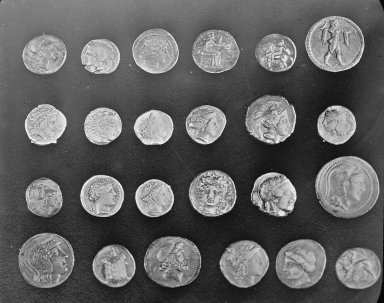
#> input picture skimage.data.coins(), 384 x 303 px
$ python ImageProcessingUtil.py   (older library calls are emulated)
#> lines starting #> are read from the running program, lines starting #| are printed output that depends on the picture
#> further down, coins is the input picture: shape (303, 384); min 1, max 252, mean 96.9
# -*- coding: utf-8  -*-
# -*- author: jokker -*-

import numpy as np
import cv2
from skimage import data
import matplotlib.pyplot as plt
import scipy.ndimage as ndi

import exifread
import re
import json
import requests


# TODO 将 img_process 文件夹中的内容全部整合到这里面

# TODO 以下函数未经过测试，需要使用进行重写和测试

# opencv 安装 conda install -c menpo opencv3  即可
#整理常用的库函数, 参考 ：https://blog.csdn.net/weixin_42029090/article/details/80618208


class ImageProcessingUtil(object):

    @staticmethod
    def sp_noise(image, prob):
        """添加椒盐噪声, prob:噪声比例"""
#> called with prob = 0.1
        image = image.copy()  # 取原矩阵的深拷贝

        prob = prob / 2.0  # 信噪比 ∈ （0,1）所以先除以 2
        thres = 1 - prob
        if thres < prob:
            thres, prob = prob, thres

        m, n = image.shape
#> m = 303; n = 384
        mask = np.random.rand(m, n)  # 返回与 image 通行列的随机数矩阵
        image[mask < prob] = 0
        image[mask > thres] = 255
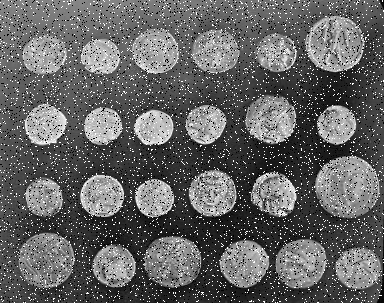
#> image: shape (303, 384); min 0, max 255, mean 99.9
        return image

    @staticmethod
    def gasuss_noise(image, mean=0, var=0.1):
        """ 添加高斯噪声, mean : 均值, var : 方差"""
#> called with mean = 0, var = 0.1
        image = np.array(image / 255.0, dtype=float)  # 设置值域为 （0, 1）
        noise = np.random.normal(mean, var ** 0.5, image.shape)
        out = image + noise
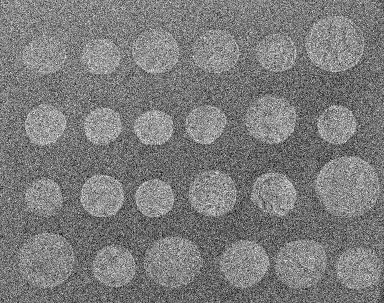
#> out: shape (303, 384) float64; min -1.06, max 1.91, mean 0.382; drawn with min black and max white
        out = np.clip(out, 0, 1.0)
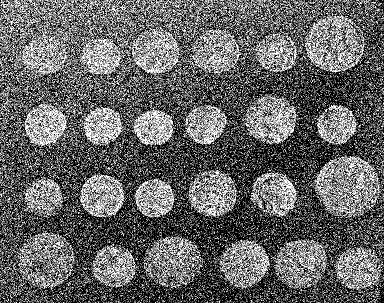
#> out: shape (303, 384) float64; min 0, max 1, mean 0.402
        out = np.uint8(out * 255)
        return out

    # --------------------------------- open cv -------------------------------------

    # [166 lines left out: functions img_read, img_read_as_gray, img_split, img_merge, find_min_area_Rect_from_point, img_convolution and 6 more, not called in this run]

        # FIXME 可以先调整为 LAB 颜色空间，然后对 L（light）进行直方图自适应均衡化，就能让整个图片的亮度保持均衡

        # 参数说明：clipLimit : 颜色对比度的阈值， titleGridSize : 进行像素均衡化的网格大小，即在多少网格下进行直方图的均衡化操作


class GetPictureInfo():
    """拿到照片的信息"""

    # [65 lines left out: functions latitude_and_longitude_convert_to_decimal_system, find_GPS_image, find_address_from_GPS, not called in this run]


if __name__ == '__main__':
    coins = data.coins()
    coins_sp = ImageProcessingUtil.sp_noise(coins, 0.1)
    coins_gasuss = ImageProcessingUtil.gasuss_noise(coins)

    plt.subplot(311), plt.imshow(coins, cmap='gray')
    plt.subplot(312), plt.imshow(coins_sp, cmap='gray')
    plt.subplot(313), plt.imshow(coins_gasuss, cmap='gray')
    plt.show()
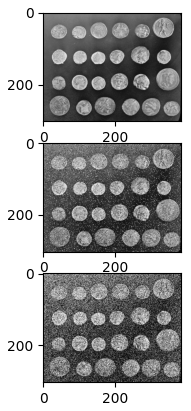
#> figure drawn by matplotlib, 3 panels
